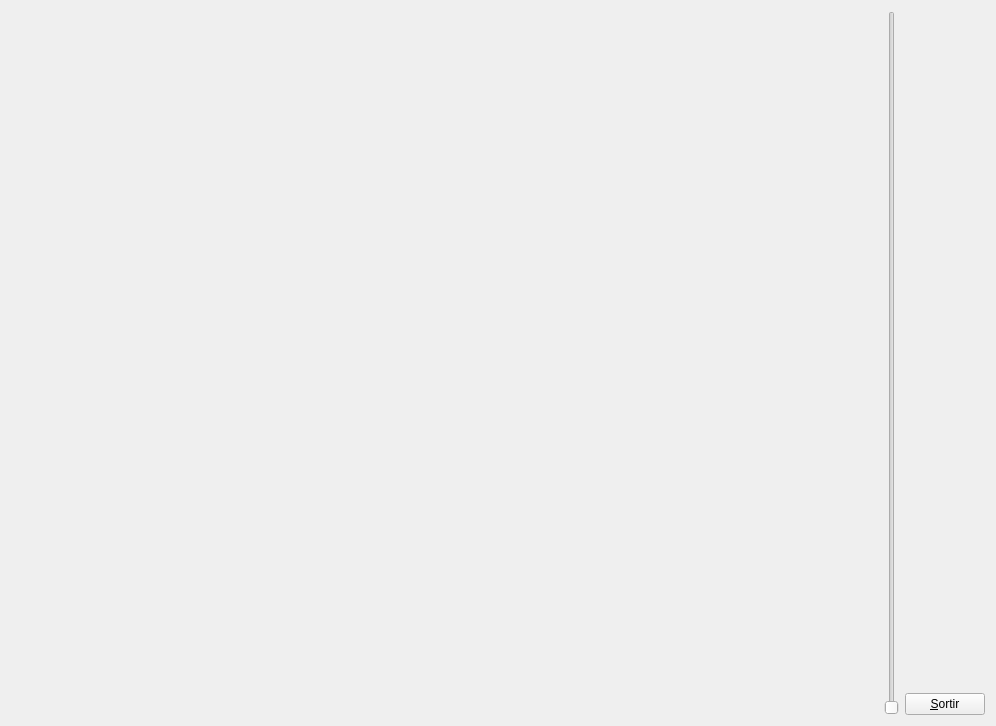
<?xml version="1.0" encoding="UTF-8"?>
<ui version="4.0">
 <class>MyForm</class>
 <widget class="QWidget" name="MyForm">
  <property name="geometry">
   <rect>
    <x>0</x>
    <y>0</y>
    <width>996</width>
    <height>726</height>
   </rect>
  </property>
  <property name="windowTitle">
   <string>Form</string>
  </property>
  <layout class="QHBoxLayout" name="horizontalLayout">
   <item>
    <widget class="MyGLWidget" name="widget" native="true">
     <property name="sizePolicy">
      <sizepolicy hsizetype="Expanding" vsizetype="Expanding">
       <horstretch>0</horstretch>
       <verstretch>0</verstretch>
      </sizepolicy>
     </property>
    </widget>
   </item>
   <item>
    <widget class="QSlider" name="verticalSlider">
     <property name="minimum">
      <number>1</number>
     </property>
     <property name="maximum">
      <number>179</number>
     </property>
     <property name="orientation">
      <enum>Qt::Vertical</enum>
     </property>
    </widget>
   </item>
   <item>
    <layout class="QVBoxLayout" name="verticalLayout">
     <item>
      <spacer name="verticalSpacer">
       <property name="orientation">
        <enum>Qt::Vertical</enum>
       </property>
       <property name="sizeHint" stdset="0">
        <size>
         <width>20</width>
         <height>40</height>
        </size>
       </property>
      </spacer>
     </item>
     <item>
      <widget class="QPushButton" name="pushButton">
       <property name="sizePolicy">
        <sizepolicy hsizetype="Fixed" vsizetype="Fixed">
         <horstretch>0</horstretch>
         <verstretch>0</verstretch>
        </sizepolicy>
       </property>
       <property name="text">
        <string>&amp;Sortir</string>
       </property>
      </widget>
     </item>
    </layout>
   </item>
  </layout>
 </widget>
 <customwidgets>
  <customwidget>
   <class>MyGLWidget</class>
   <extends>QWidget</extends>
   <header>MyGLWidget.h</header>
   <container>1</container>
   <slots>
    <slot>setFOV(int)</slot>
   </slots>
  </customwidget>
 </customwidgets>
 <resources/>
 <connections>
  <connection>
   <sender>pushButton</sender>
   <signal>clicked()</signal>
   <receiver>MyForm</receiver>
   <slot>close()</slot>
   <hints>
    <hint type="sourcelabel">
     <x>985</x>
     <y>715</y>
    </hint>
    <hint type="destinationlabel">
     <x>839</x>
     <y>529</y>
    </hint>
   </hints>
  </connection>
  <connection>
   <sender>verticalSlider</sender>
   <signal>sliderMoved(int)</signal>
   <receiver>widget</receiver>
   <slot>setFOV(int)</slot>
   <hints>
    <hint type="sourcelabel">
     <x>890</x>
     <y>419</y>
    </hint>
    <hint type="destinationlabel">
     <x>803</x>
     <y>419</y>
    </hint>
   </hints>
  </connection>
 </connections>
</ui>
